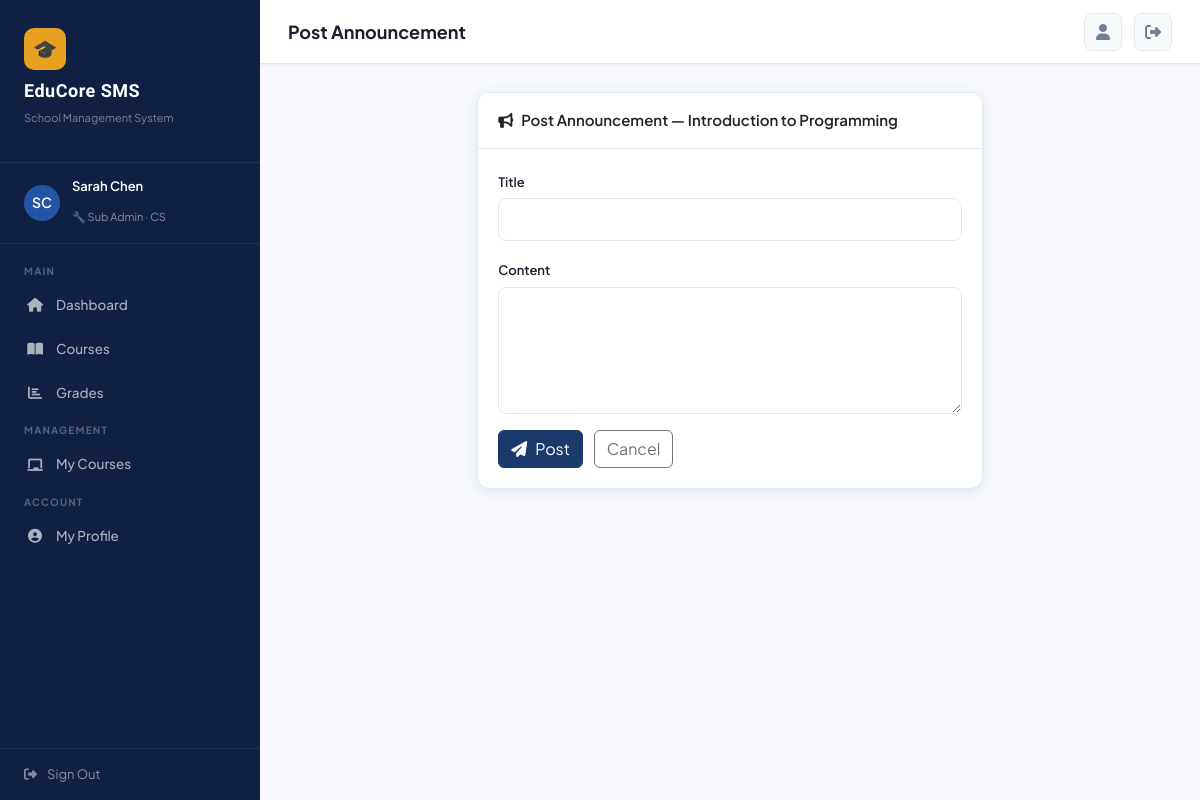
/courses/1/announce/ (signed in), run on the app's committed database.
### accounts/models.py (models this page shows, shortened)
class User(AbstractUser):
    ROLE_CHOICES = [
        ('super_admin', 'Super Admin'),
        ('sub_admin', 'Sub Admin'),
        ('student', 'Student'),
    ]
    role = models.CharField(max_length=20, choices=ROLE_CHOICES, default='student')
    department = models.ForeignKey(Department, on_delete=models.SET_NULL, null=True, blank=True)
    phone = models.CharField(max_length=20, blank=True)
    address = models.TextField(blank=True)
    profile_picture = models.ImageField(upload_to='profiles/', blank=True, null=True)
    bio = models.TextField(blank=True)
    student_id = models.CharField(max_length=20, blank=True, unique=True, null=True)
    date_of_birth = models.DateField(null=True, blank=True)
    gender = models.CharField(max_length=10, choices=[('M','Male'),('F','Female'),('O','Other')], blank=True)
    is_active = models.BooleanField(default=True)
    created_at = models.DateTimeField(auto_now_add=True)
    @property
    def is_super_admin(self):
        return self.role == 'super_admin'
    @property
    def is_sub_admin(self):
        return self.role == 'sub_admin'

class Department(models.Model):
    name = models.CharField(max_length=100)
    code = models.CharField(max_length=10, unique=True)
    description = models.TextField(blank=True)
    created_at = models.DateTimeField(auto_now_add=True)

### courses/models.py (models this page shows, shortened)
class Course(models.Model):
    STATUS_CHOICES = [('active','Active'),('inactive','Inactive'),('archived','Archived')]
    name = models.CharField(max_length=200)
    code = models.CharField(max_length=20, unique=True)
    description = models.TextField(blank=True)
    credits = models.PositiveIntegerField(default=3)
    department = models.ForeignKey(Department, on_delete=models.CASCADE)
    instructor = models.ForeignKey(User, on_delete=models.SET_NULL, null=True, related_name='courses_taught')
    max_students = models.PositiveIntegerField(default=40)
    status = models.CharField(max_length=10, choices=STATUS_CHOICES, default='active')
    semester = models.ForeignKey(Semester, on_delete=models.CASCADE, null=True)
    created_by = models.ForeignKey(User, on_delete=models.SET_NULL, null=True, related_name='courses_created')
    created_at = models.DateTimeField(auto_now_add=True)
    updated_at = models.DateTimeField(auto_now=True)
    syllabus = models.TextField(blank=True)
    schedule = models.CharField(max_length=200, blank=True)

### courses/views.py (the view, shortened to what this page needs)
# urls.py: path('<int:course_pk>/announce/', views.post_announcement, name='post_announcement'),
@login_required
def post_announcement(request, course_pk):
    course = get_object_or_404(Course, pk=course_pk)
    if not (request.user.is_super_admin or request.user.is_sub_admin):
        messages.error(request, 'Access denied.')
        return redirect('course_detail', pk=course_pk)
    form = AnnouncementForm(request.POST or None)
    return render(request, 'courses/announcement_form.html', {'form': form, 'course': course})

### courses/forms.py
class AnnouncementForm(forms.ModelForm):
    class Meta:
        model = Announcement
        fields = ['title','content']
        widgets = {
            'title': forms.TextInput(attrs={'class':'form-control'}),
            'content': forms.Textarea(attrs={'class':'form-control','rows':5}),
        }

### templates/courses/announcement_form.html (shortened to what this page needs)
{% extends 'base.html' %}
{% block page_title %}Post Announcement{% endblock %}
{% block content %}
<div class="row justify-content-center">
  <div class="col-md-7">
    <div class="card">
      <div class="card-header"><i class="fas fa-bullhorn me-2"></i>Post Announcement — {{ course.name }}</div>
      <div class="card-body">
        <form method="post">
          <div class="mb-3"><label class="form-label">Title</label>{{ form.title }}</div>
          <div class="mb-3"><label class="form-label">Content</label>{{ form.content }}</div>
          <button type="submit" class="btn btn-primary"><i class="fas fa-paper-plane me-2"></i>Post</button>
          <a href="{% url 'course_detail' course.pk %}" class="btn btn-outline-secondary ms-2">Cancel</a>
        </form>
      </div>
    </div>
  </div>
</div>
{% endblock %}

### templates/base.html (shortened to what this page needs)
<!DOCTYPE html>
<html lang="en">
<head>
<link href="https://cdnjs.cloudflare.com/ajax/libs/bootstrap/5.3.0/css/bootstrap.min.css" rel="stylesheet">
<link href="https://cdnjs.cloudflare.com/ajax/libs/font-awesome/6.4.0/css/all.min.css" rel="stylesheet">
</head>
<body>
{% if user.is_authenticated %}
<div id="sidebar">
  <div class="sidebar-logo">
    <div class="logo-icon">🎓</div>
    <h2>EduCore SMS</h2>
    <p>School Management System</p>
  </div>
  <div class="sidebar-user">
    <div class="avatar">
      {% if user.profile_picture %}
        <img src="{{ user.profile_picture.url }}" alt="">
      {% else %}
        {{ user.first_name|first|upper }}{{ user.last_name|first|upper }}
      {% endif %}
    </div>
    <div class="info">
      <h4>{{ user.get_full_name|default:user.username }}</h4>
      <span>
        {% if user.is_super_admin %}⭐ Super Admin
        {% elif user.is_sub_admin %}🔧 Sub Admin{% if user.department %} · {{ user.department.code }}{% endif %}
        {% else %}🎒 Student{% endif %}
      </span>
    </div>
  </div>
  <nav class="sidebar-nav">
    <div class="nav-section-label">Main</div>
    <div class="nav-item">
      <a href="{% url 'dashboard' %}" class="nav-link {% if request.resolver_match.url_name == 'dashboard' %}active{% endif %}">
        <i class="fas fa-home"></i> Dashboard
      </a>
    </div>
    <div class="nav-item">
      <a href="{% url 'course_list' %}" class="nav-link {% if 'course' in request.resolver_match.url_name %}active{% endif %}">
        <i class="fas fa-book-open"></i> Courses
      </a>
    </div>
    <div class="nav-item">
      <a href="{% url 'grade_list' %}" class="nav-link {% if 'grade' in request.resolver_match.url_name or 'semester_results' in request.resolver_match.url_name %}active{% endif %}">
        <i class="fas fa-chart-bar"></i> Grades
      </a>
    </div>
    {% if user.is_super_admin or user.is_sub_admin %}
    <div class="nav-section-label">Management</div>
    <div class="nav-item">
      <a href="{% url 'course_list' %}" class="nav-link">
        <i class="fas fa-chalkboard"></i> My Courses
      </a>
    </div>
    {% endif %}
    <div class="nav-section-label">Account</div>
    <div class="nav-item">
      <a href="{% url 'profile' %}" class="nav-link {% if request.resolver_match.url_name == 'profile' %}active{% endif %}">
        <i class="fas fa-user-circle"></i> My Profile
      </a>
    </div>
  </nav>
  <div class="sidebar-footer">
    <a href="{% url 'logout' %}"><i class="fas fa-sign-out-alt"></i> Sign Out</a>
  </div>
</div>
<div id="main-content">
  <div class="topbar">
    <div class="d-flex align-items-center gap-3">
      <span class="topbar-title">{% block page_title %}Dashboard{% endblock %}</span>
    </div>
    <div class="topbar-actions">
      <a href="{% url 'profile' %}" class="btn-icon" title="Profile">
        <i class="fas fa-user"></i>
      </a>
      <a href="{% url 'logout' %}" class="btn-icon" title="Logout">
        <i class="fas fa-sign-out-alt"></i>
      </a>
    </div>
  </div>
  <div class="page-content">
    {% block content %}{% endblock %}
  </div>
</div>
{% else %}
  {% block auth_content %}{% endblock %}
{% endif %}
</body>
</html>

### templates/base.html (style rules this page uses)
:root { --primary: #1a3a6b; --primary-light: #2255a4; --accent: #e8a020; --accent-hover: #d4911c; --sidebar-bg: #0f2044; --sidebar-hover: #1a3a6b; --success: #0f9e6e; --danger: #e53e3e; --warning: #f6ad55; --text-dark: #1a202c; --text-muted: #718096; --bg-light: #f7f9fc; --card-shadow: 0 2px 12px rgba(26,58,107,0.10); --card-shadow-hover: 0 8px 24px rgba(26,58,107,0.18); --border-color: #e2e8f0; --sidebar-width: 260px; }
* { box-sizing: border-box; margin: 0; padding: 0; }
body { font-family: 'Plus Jakarta Sans', sans-serif; background: var(--bg-light); color: var(--text-dark); min-height: 100vh; }
#sidebar { width: var(--sidebar-width); height: 100vh; background: var(--sidebar-bg); position: fixed; left: 0; top: 0; z-index: 1000; overflow-y: auto; transition: transform 0.3s ease; display: flex; flex-direction: column; }
.sidebar-logo { padding: 28px 24px 20px; border-bottom: 1px solid rgba(255,255,255,0.08); }
.sidebar-logo .logo-icon { width: 42px; height: 42px; background: var(--accent); border-radius: 10px; display: flex; align-items: center; justify-content: center; font-size: 20px; margin-bottom: 10px; }
.sidebar-logo h2 { font-family: 'Sora', sans-serif; font-size: 18px; font-weight: 700; color: white; letter-spacing: 0.5px; }
.sidebar-logo p { font-size: 11px; color: rgba(255,255,255,0.45); margin-top: 2px; }
.sidebar-user { padding: 16px 24px; border-bottom: 1px solid rgba(255,255,255,0.08); display: flex; align-items: center; gap: 12px; }
.sidebar-user .avatar { width: 36px; height: 36px; border-radius: 50%; background: var(--primary-light); display: flex; align-items: center; justify-content: center; font-size: 14px; font-weight: 600; color: white; flex-shrink: 0; overflow: hidden; }
.sidebar-user .info h4 { font-size: 13px; font-weight: 600; color: white; }
.sidebar-user .info span { font-size: 11px; color: rgba(255,255,255,0.5); }
.sidebar-nav { padding: 12px 0; flex: 1; }
.nav-section-label { padding: 8px 24px 4px; font-size: 10px; font-weight: 700; color: rgba(255,255,255,0.3); text-transform: uppercase; letter-spacing: 1.2px; }
.nav-item { padding: 2px 12px; }
.nav-link { display: flex; align-items: center; gap: 12px; padding: 10px 14px; border-radius: 8px; color: rgba(255,255,255,0.65); text-decoration: none; font-size: 13.5px; font-weight: 500; transition: all 0.2s; }
.nav-link i { width: 18px; text-align: center; font-size: 14px; }
.sidebar-footer { padding: 16px 24px; border-top: 1px solid rgba(255,255,255,0.08); }
.sidebar-footer a { display: flex; align-items: center; gap: 10px; color: rgba(255,255,255,0.5); text-decoration: none; font-size: 13px; transition: color 0.2s; }
#main-content { margin-left: var(--sidebar-width); min-height: 100vh; transition: margin 0.3s ease; }
.topbar { background: white; border-bottom: 1px solid var(--border-color); padding: 0 28px; height: 64px; display: flex; align-items: center; justify-content: space-between; position: sticky; top: 0; z-index: 100; box-shadow: 0 1px 4px rgba(0,0,0,0.05); }
.topbar-title { font-size: 18px; font-weight: 700; color: var(--text-dark); }
.topbar-actions { display: flex; align-items: center; gap: 12px; }
.topbar-actions .btn-icon { width: 38px; height: 38px; border-radius: 8px; background: var(--bg-light); border: 1px solid var(--border-color); display: flex; align-items: center; justify-content: center; color: var(--text-muted); cursor: pointer; transition: all 0.2s; text-decoration: none; }
.page-content { padding: 28px; }
.card { border: 1px solid var(--border-color); border-radius: 12px; box-shadow: var(--card-shadow); background: white; overflow: hidden; }
.card-header { background: white; border-bottom: 1px solid var(--border-color); padding: 16px 20px; font-weight: 600; font-size: 15px; }
.card-body { padding: 20px; }
.btn-primary { background: var(--primary); border-color: var(--primary); }
.form-control, .form-select { border: 1.5px solid var(--border-color); border-radius: 8px; padding: 10px 14px; font-size: 14px; transition: border-color 0.2s, box-shadow 0.2s; }
.form-label { font-weight: 600; font-size: 13px; margin-bottom: 6px; color: var(--text-dark); }

### data on the page
User: first_name|first "S", last_name|first "C", get_full_name "Sarah Chen", department.code "CS"
Course: name "Introduction to Programming"
